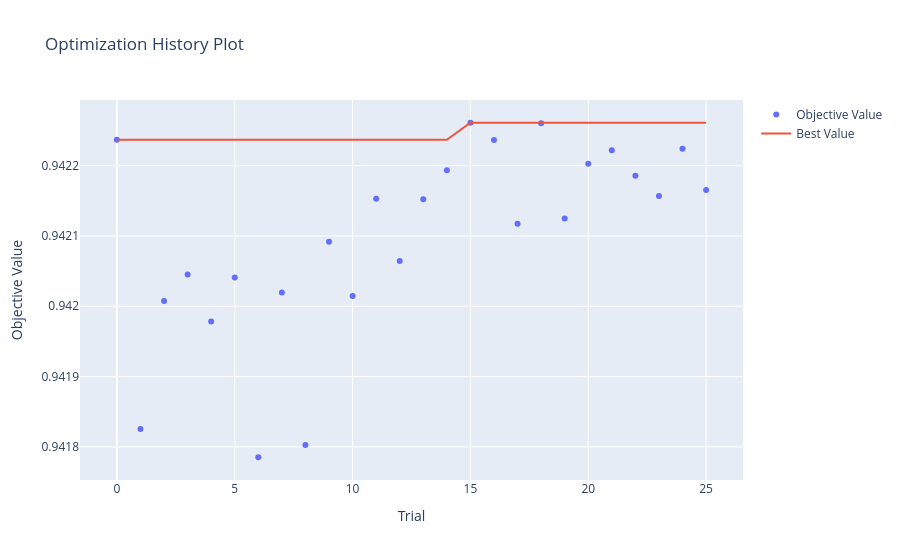

The code cell stored with this chart in its notebook:
### Code cell
try:
    fig = optuna.visualization.plot_optimization_history(study)
    fig.show()
except NameError:
    print("Optuna wasn't run")

### Figure 1 — Plotly figure (JSON) as saved in the notebook; plotly's stock layout.template omitted (floating-point values rounded to 4 significant figures)
{"data": [{"mode": "markers", "name": "Objective Value", "type": "scatter", "x": [0, 1, 2, 3, 4, 5, 6, 7, 8, 9, 10, 11, 12, 13, 14, 15, 16, 17, 18, 19, 20, 21, 22, 23, 24, 25], "y": [0.9422, 0.9418, 0.942, 0.942, 0.942, 0.942, 0.9418, 0.942, 0.9418, 0.9421, 0.942, 0.9422, 0.9421, 0.9422, 0.9422, 0.9423, 0.9422, 0.9421, 0.9423, 0.9421, 0.9422, 0.9422, 0.9422, 0.9422, 0.9422, 0.9422]}, {"mode": "lines", "name": "Best Value", "type": "scatter", "x": [0, 1, 2, 3, 4, 5, 6, 7, 8, 9, 10, 11, 12, 13, 14, 15, 16, 17, 18, 19, 20, 21, 22, 23, 24, 25], "y": [0.9422, 0.9422, 0.9422, 0.9422, 0.9422, 0.9422, 0.9422, 0.9422, 0.9422, 0.9422, 0.9422, 0.9422, 0.9422, 0.9422, 0.9422, 0.9423, 0.9423, 0.9423, 0.9423, 0.9423, 0.9423, 0.9423, 0.9423, 0.9423, 0.9423, 0.9423]}, {"marker": {"color": "#cccccc"}, "mode": "markers", "name": "Infeasible Trial", "showlegend": false, "type": "scatter", "x": [], "y": []}], "layout": {"title": {"text": "Optimization History Plot"}, "xaxis": {"title": {"text": "Trial"}}, "yaxis": {"title": {"text": "Objective Value"}}}}
